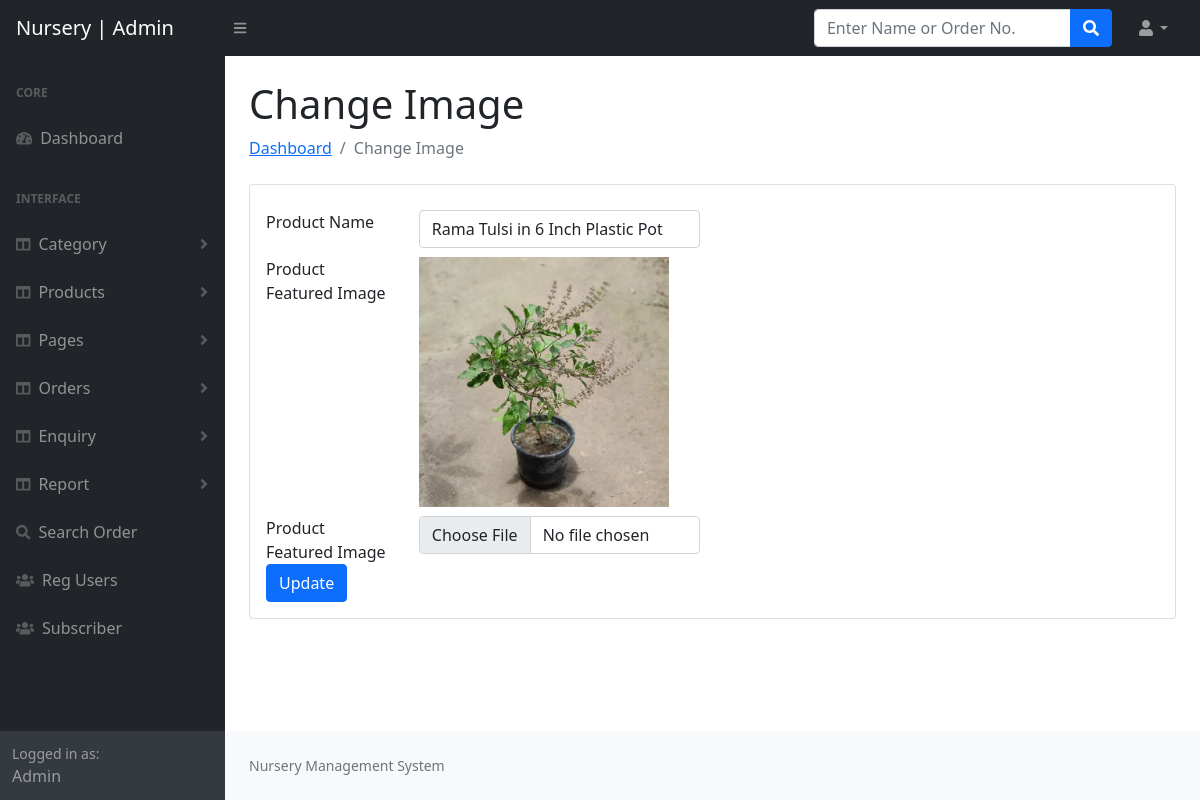
Page /admin/change-image2.php?id=2 on the committed database.
### tables this page shows
CREATE TABLE `tblproducts` (
  `ID` int(5) NOT NULL,
  `category` int(5) DEFAULT NULL,
  `productName` varchar(250) DEFAULT NULL,
  `productweight` varchar(100) DEFAULT NULL,
  `productPrice` decimal(10,0) DEFAULT NULL,
  `productDescription` mediumtext DEFAULT NULL,
  `productInstruction` mediumtext DEFAULT NULL,
  `shippingCharge` decimal(10,0) DEFAULT NULL,
  `productAvailability` varchar(50) DEFAULT NULL,
  `productImage1` varchar(250) DEFAULT NULL,
  `productImage2` varchar(250) DEFAULT NULL,
  `productImage3` varchar(250) DEFAULT NULL,
  `addedBy` varchar(250) DEFAULT NULL,
  `CreationDate` timestamp NULL DEFAULT current_timestamp()
);

### admin/change-image2.php (the view, shortened to what this page needs)
<?php session_start();
include_once('includes/config.php');
?>
<!DOCTYPE html>
<html lang="en">
    <head>
        <link href="css/styles.css" rel="stylesheet" />
    </head>
    <body>
   <?php include_once('includes/header.php');?>
        <div id="layoutSidenav">
   <?php include_once('includes/sidebar.php');?>
            <div id="layoutSidenav_content">
                <main>
                    <div class="container-fluid px-4">
                        <h1 class="mt-4">Change Image</h1>
                        <ol class="breadcrumb mb-4">
                            <li class="breadcrumb-item"><a href="index.php">Dashboard</a></li>
                            <li class="breadcrumb-item active">Change Image</li>
                        </ol>
                        <div class="card mb-4">
                            <div class="card-body">
<?php
$pid=intval($_GET['id']);
$query=mysqli_query($con,"select tblproducts.productImage2,tblproducts.productName from tblproducts  where  tblproducts.ID='$pid' ");
while($row=mysqli_fetch_array($query))
{
?>
<form  method="post" enctype="multipart/form-data">
<div class="row" style="margin-top:1%;">
<div class="col-2">Product Name</div>
<div class="col-4"><input type="text"    name="productName"  value="<?php echo htmlentities($row['productName']);?>" class="form-control" required>
</div>
</div>
<div class="row" style="margin-top:1%;">
<div class="col-2">Product Featured Image</div>
<div class="col-4"><img src="productimages/<?php echo htmlentities($row['productImage2']);?>" width="250"><br />
</div>
</div>
<div class="row" style="margin-top:1%;">
<div class="col-2">Product Featured Image</div>
<div class="col-4"><input type="file" name="productimage2" id="productimage2"  class="form-control" accept="image/*" title="Accept images only" required>
</div>
</div>
<div class="row">
<div class="col-2"><button type="submit" name="submit" class="btn btn-primary">Update</button></div>
</div>
</form>
      <?php } ?>                      </div>
                        </div>
                    </div>
                </main>
          <?php include_once('includes/footer.php');?>
            </div>
        </div>
    </body>
</html>

### rows in the picture
tblproducts: productName "Rama Tulsi in 6 Inch Plastic Pot", productImage2 (picture)
